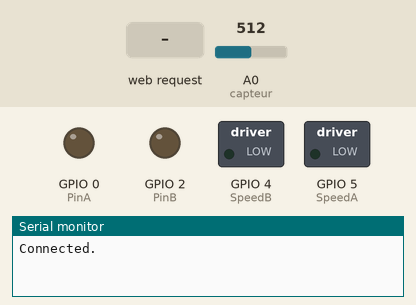
Simulated run of this sketch. Board: ESP8266 (NodeMCU). On the bench: switched loads named in the sketch (green lamp = pin HIGH), output pins drawn as LEDs (lit = HIGH), the last lines printed to the serial monitor. Inputs (shaded band) come from the test bench; at power-on: A0 (capteur) = 512.

Above: at 4.0 s.
4.1 s: A0 (capteur) set to 546
5.6 s: A0 (capteur) set to 572
At 6.9 s:
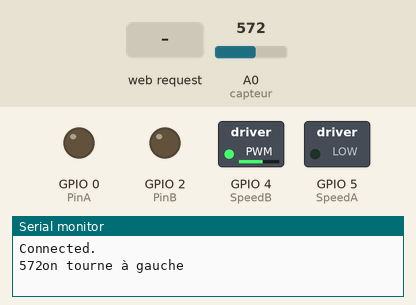
8.6 s: HTTP request GET /?LED0=4 received
At 9.5 s:
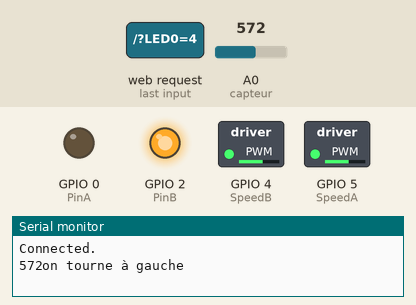
11.6 s: HTTP request GET /?LED0=6 received
At 12.1 s:
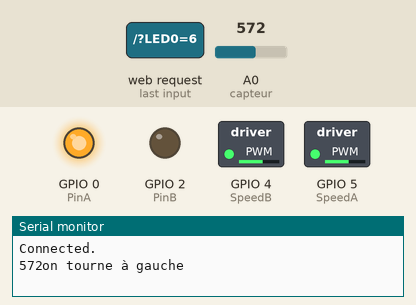
14.6 s: A0 (capteur) set to 306
At 16.0 s:
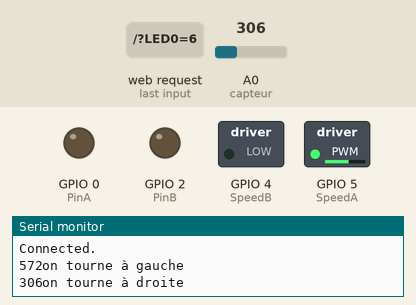
17.6 s: A0 (capteur) set to 447
19.1 s: A0 (capteur) set to 481
At 19.9 s:
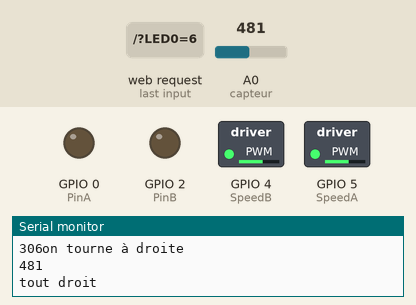
Timing chart, 0 to 21.6 s (numbered marks = the images above; inputs shaded):
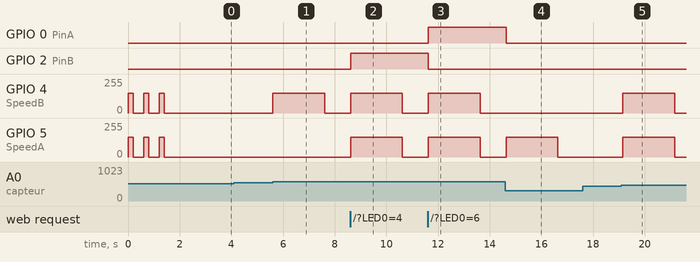

The sketch:

voiture.ino
```cpp
//
// Première version du code de contrôle du robot
// Arnaud Reichart
//

#include <ESP8266WiFi.h>
#include <DNSServer.h>
#include <ESP8266WebServer.h>
//#include <WiFiManager.h>         // https://github.com/tzapu/WiFiManager

#define capteur A0
#define PinA 0 // broche enable du L298N pour le premier moteur
#define PinB 2 //  broche enable du L298N pour le deuxième moteur
#define SpeedA 5 // Premier moteur
#define SpeedB 4 // Deuxième moteur
#define DROITE 1 // tourne à droite
#define GAUCHE 2 // tourne à gauche
#define MILIEU 510 // pont de résistance 1024 / 2 environ
#define MAX 100 // sensibilite maximum avec réglage initial MAX / 2
#define MIN 0 // sensibilite min
//const int sensibilite = MAX; // écart admisensibiliteible par rapport à la valeur initiale
int initial ; // valeur initiale du capteur balance lumière
int dir= 0; // direction 0 : tout droit

IPAddress    apIP(44, 44, 44, 44);      // Définition de l'adresse IP statique.
// const char *ssid = "RCO";      // Nom du reseau wifi (*** A modifier ***)
const char *password = "12345678";      // mot de pasensibilitee       (*** A modifier ***)
//ESP8266WebServer server(80);

int AA=600; // target Speed
int sensibilite ; // sensibilité
char buffer[30];
unsigned long tempoLampe = 0;        // will store last time LAMPE was updated
const long intervalLampe = 2000;


WiFiServer server(80);

String html1 ="<!DOCTYPE html> \
<html> \
<head> \
<style> .button { padding:10px 10px 10px 10px; width:100%;  background-color: green; font-size: 500%;color:white;} </style>\
<center><h1>ARNAUD";

String html2 ="</h1> \
  <form> \
      <TABLE BORDER> \
          <TR> \
              <TD> <button name='LED0' class='button' value='1' type='submit'> << </button></TD> \
              <TD> <button name='LED0' class='button' value='2' type='submit'> ^ </button></TD> \
              <TD> <button name='LED0' class='button' value='3' type='submit'> >> </button></TD> \
          </TR> \
          <TR> \
              <TD> <button name='LED0' class='button' value='4' type='submit'> < </button></TD> \
              <TD> <button name='LED0' class='button' value='5' type='submit'> ooo </button></TD> \
              <TD> <button name='LED0' class='button' value='6' type='submit'> > </button></TD> \
          </TR>\
          <TR> \
              <TD> <button name='LED0' class='button' value='7' type='submit'> << </button></TD> \
              <TD> <button name='LED0' class='button' value='8' type='submit'> v </button></TD> \
              <TD> <button name='LED0' class='button' value='9' type='submit'> >> </button></TD> \
          </TR>\
      </TABLE> \
  </form> ";

String html3 ="</center>\
</head> \
</html>";

void setup()
{
   unsigned long currentMillis = millis();

   char ssid[30];
   sprintf(ssid, "RCO_%d", ESP.getChipId());

   Serial.begin(115200);

   pinMode(PinA, OUTPUT);
   pinMode(PinB, OUTPUT);
   pinMode(SpeedA, OUTPUT);
   pinMode(SpeedB, OUTPUT);
   digitalWrite(PinA, LOW);
   digitalWrite(PinB, LOW);

   // declaration du wifi:
   WiFi.mode(WIFI_AP);
   WiFi.softAPConfig(apIP, apIP, IPAddress(255, 255, 255, 0));
   WiFi.softAP(ssid, password);

   // if you get here you have connected to the WiFi
   Serial.println("Connected.");

   server.begin();
   bip();  // test moteur
   initial = analogRead(capteur);
   if (initial > 100) {   // lecture des valeurs initiales (on suppose que les capteurs sont de part et d'autre de la ligne)
      bip();
   }
   if (abs(initial - MILIEU) < (MAX/4)) {
      bip();
   } else {
      initial = MILIEU;
   }
   sensibilite = MAX/2; // sensibilite maximum avec réglage initial
   delay(1000);
}

void bip(){ // test moteur
   digitalWrite(PinA, LOW);
   digitalWrite(PinB, LOW);
   analogWrite(SpeedA, AA);
   analogWrite(SpeedB, AA);
   delay(200);
   analogWrite(SpeedA, 0);
   analogWrite(SpeedB, 0);
   delay(400);
}

void patinage(){ // 2 moteurs en marche avant pour éviter le patinage
   digitalWrite(PinA, LOW);
   digitalWrite(PinB, LOW);
   analogWrite(SpeedA, AA);
   analogWrite(SpeedB, AA);
   delay(1);
}

void loop()
{ // temporisation de 2s pour moteur
   int valeur;
   valeur = analogRead(capteur);

   // temporisation de 2s pour moteur
   unsigned long currentMillis = millis();

   if (currentMillis - tempoLampe > intervalLampe) {
      // Serial.println("on s'arrête");
      digitalWrite(SpeedA, 0);
      digitalWrite(SpeedB, 0);
   }
   if (abs(valeur - initial) < sensibilite)  {
      if(dir != 0){
         Serial.println(valeur);
         Serial.println("tout droit");
         dir=0;
         tempoLampe = currentMillis;
         digitalWrite(PinA, LOW);
         digitalWrite(PinB, LOW);
         analogWrite(SpeedA, AA);
         analogWrite(SpeedB, AA);
      }
   } else {
      if (valeur > initial) {
         if (dir != GAUCHE) {
            Serial.print(valeur);
            Serial.println("on tourne à gauche");
            dir = GAUCHE;
            tempoLampe = currentMillis;
            patinage();
            digitalWrite(PinA, LOW);
            digitalWrite(PinB, LOW);
            digitalWrite(SpeedA, 0);
            analogWrite(SpeedB, AA);
            // digitalWrite(PinA, HIGH);
            // digitalWrite(PinB, LOW);
            // digitalWrite(SpeedA, AA);
            // analogWrite(SpeedB, AA);
         }
      } else if (valeur < initial) {
         if (dir != DROITE) {
             Serial.print(valeur);
             Serial.println("on tourne à droite");
             dir=DROITE;
             tempoLampe = currentMillis;
             patinage();
             digitalWrite(PinA, LOW);
             digitalWrite(PinB, LOW);
             analogWrite(SpeedA, AA);
             digitalWrite(SpeedB, 0);
             // digitalWrite(PinA, LOW);
             // digitalWrite(PinB, HIGH);
             // analogWrite(SpeedA, AA);
             // digitalWrite(SpeedB, AA);
         }
      }
   }

   WiFiClient client=server.available();
   if (client) {
      String request = client.readStringUntil('\r');
      //-----------------PAVE HAUT------------
      if (request.indexOf("LED0=1") != -1) {
         AA += 50;
         if (AA > 1023) AA=1023;
      }
      if (request.indexOf("LED0=2") != -1) {
         tempoLampe=currentMillis;
         digitalWrite(PinB, LOW);
         digitalWrite(PinA, LOW);
         analogWrite(SpeedA, AA);
         analogWrite(SpeedB, AA);
      }
      if (request.indexOf("LED0=3") != -1) {
         sensibilite += 10;
         if (sensibilite > MAX) sensibilite = MAX;
      }
      //-----------------PAVE CENTRE------------
      if (request.indexOf("LED0=4") != -1) {
         tempoLampe = currentMillis;
         digitalWrite(PinA, LOW);
         digitalWrite(PinB, HIGH);
         analogWrite(SpeedA,AA);
         analogWrite(SpeedB,AA);
      }
      if (request.indexOf("LED0=5") != -1) {
         analogWrite(SpeedA,0);
         analogWrite(SpeedB,0);
      }
      if (request.indexOf("LED0=6") != -1) {
         tempoLampe = currentMillis;
         digitalWrite(PinA, HIGH);
         digitalWrite(PinB, LOW);
         analogWrite(SpeedA,AA);
         analogWrite(SpeedB,AA);
      }
      //-----------------PAVE BAS------------
      if (request.indexOf("LED0=7") != -1) {
         AA -= 50;
         if(AA < 0) AA=0;
      }
      if (request.indexOf("LED0=8") != -1) {
         tempoLampe = currentMillis;
         digitalWrite(PinA, HIGH);
         digitalWrite(PinB, HIGH);
         analogWrite(SpeedA,AA);
         analogWrite(SpeedB,AA);
      }
      if (request.indexOf("LED0=9") != -1) {
         sensibilite -= 10;
         if (sensibilite < MIN) sensibilite = MIN;
      }
      // Affichage de la sensibilite
      sprintf(buffer, " M=%d (%d) B=%d", AA, valeur - initial, sensibilite);
      //Serial.println(buffer);
      client.print(html1);
      client.print(buffer);
      client.print(html2);
      // client.print(html);
      request="";
   }

   delay(100);
}
```

Measured:
- the behaviour switches between 561 and 562 on A0 (capteur) (found by bisection; images 0 and 1)
- the behaviour switches between 462 and 463 on A0 (capteur) (found by bisection; images 4 and 5)
- after the input at 4.1 s, every drawn part: stays the same
- after the input at 5.6 s, GPIO 4 (SpeedB): 0/255 → 149/255 at once, → 0/255 2.0 s later
- after the input at 8.6 s, GPIO 2 (PinB): LOW → HIGH at once; GPIO 4 (SpeedB), GPIO 5 (SpeedA): 0/255 → 149/255 at once, → 0/255 2.0 s later
- after the input at 11.6 s, GPIO 0 (PinA): LOW → HIGH at once; GPIO 2 (PinB): HIGH → LOW at once; GPIO 4 (SpeedB), GPIO 5 (SpeedA): 0/255 → 149/255 at once, → 0/255 2.0 s later
- after the input at 14.6 s, GPIO 0 (PinA): HIGH → LOW at once; GPIO 5 (SpeedA): 0/255 → 149/255 at once, → 0/255 2.0 s later
- after the input at 17.6 s, every drawn part: stays the same
- after the input at 19.1 s, GPIO 4 (SpeedB), GPIO 5 (SpeedA): 0/255 → 149/255 after 0.05 s, → 0/255 2.0 s later
